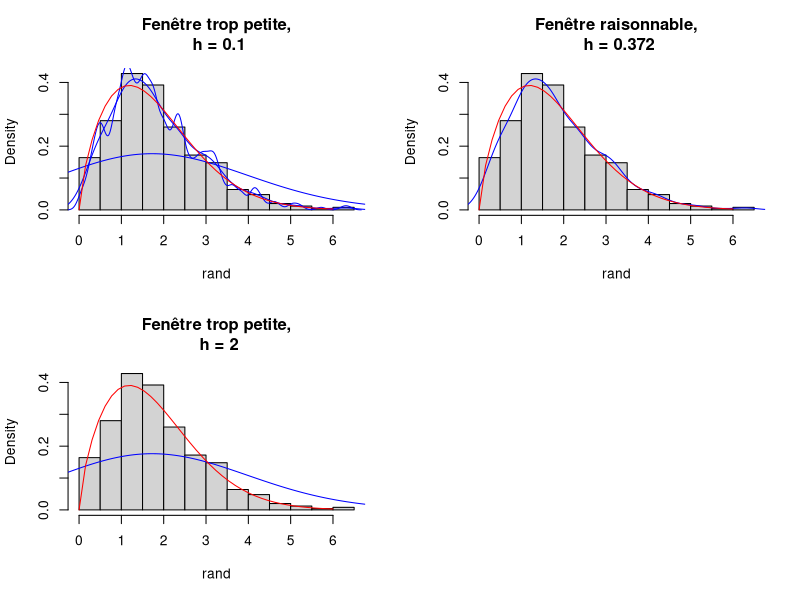

R code for this plot:
## ---- chunk 1
dt <- data.frame(Noyau = c("Epanechnikov", "Bigweight", "Triangular",
"Gaussien", "Rectangulaire"), Efficacité = c(1.000, 0.994, 0.986, 0.951, 0.930))
knitr::kable(dt, caption = "Efficacité des noyaux continus symétriques")
## ---- chunk 2
# Fonction calculant le risque quadratique (MSE)
Risk<- function(sample, bandwith, kernel){
  
  X  <- sample
  n <- length(X)
  x <- seq.int(min(X), max(X), length.out = n)
  if (missing(kernel)) {kernel = "gaussian"}
  kern <- switch(kernel,
                 gaussian = function(u){return(dnorm(u))},
                 rectangular = function(u){
                   ifelse(abs(u) < 1, .5, 0) },
                 triangular = function(u) {
                   return(ifelse(abs(u) < 1, (1 - abs(u)), 0)) },
                 epanechnikov = function(u){
                   return(ifelse(abs(u) < 1, 3/4*(1 - u^2), 0)) },
                 biweight = function(u){ 
                   return(ifelse(abs(u) < 1, 15/16*(1 - u^2)^2, 0)) }) # noyau caractère en fonction
  
  hatf <- function(x, sample, h, kernel){
    n <- length(sample)
    som <- 0
    for (i in 1:n){
     som <- som + kern((sample[i]-x)/h) 
    }
    return(som/(n*h))
  } 
   
  s <- 0
  for (i in 1:n){ 
    s <- s + sum(kern( (X[i]-X[-i])/bandwith)) 
  }
  

  n2hat_f <- integrate(function(x) hatf(x, sample = X, h = bandwith, kernel = kern), min(X)-50, max(X)+50)$value ^2

  R <- n2hat_f - 2/(n*(n-1))* s /bandwith

  return(R)
}

## ---- chunk 3
par(mfrow=c(2,2))

seq <- seq(0,6, length.out = 40)
yweib <- dweibull(seq,1.7,2)
rand <-rweibull(500,1.7,2)

hist(rand, breaks = 12, freq = F, main = "")
lines(density(rand, bw = 0.1), col ="blue")
lines(density(rand), col ="blue")
lines(density(rand, bw = 2), col ="blue")
lines(seq, yweib, col="red")
title("Fenêtre trop petite,\n h = 0.1")

hist(rand, breaks = 12, freq = F, main = "")
lines(density(rand), col ="blue")
lines(seq, yweib, col="red")
title("Fenêtre raisonnable,\n h = 0.372")

hist(rand, breaks = 12, freq = F, main = "")
lines(density(rand, bw = 2), col ="blue")
lines(seq, yweib, col="red")
title("Fenêtre trop petite,\n h = 2")
